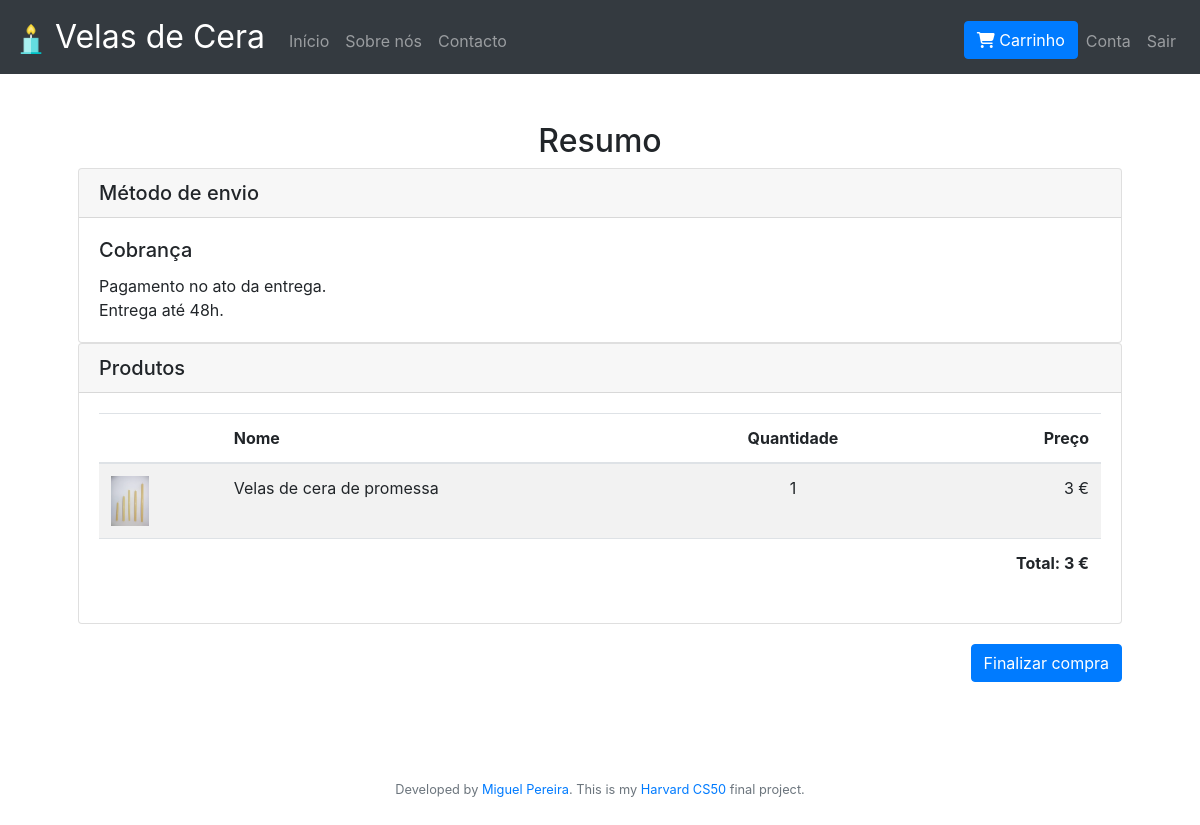
The app's page /cart/checkout (signed in) with its own data.
### tables this page shows
CREATE TABLE produtos (
id integer not null primary key autoincrement,
image text,
name text not null,
desc text, price numeric);

CREATE TABLE cart(user_id integer not null, quantities numeric not null default 1, product_id integer not null);

### app.py (the view, shortened to what this page needs)
@app.route("/cart/checkout", methods=["GET", "POST"])
@login_required
def checkout():
    rows = db.execute("select * from morada where user_id = :userid", userid = session.get("user_id"))
    if len(rows) != 1:
        return redirect("/conta")
    produtos = db.execute("Select cart.quantities, produtos.name, produtos.price, produtos.image, produtos.id from cart inner join produtos on cart.product_id = produtos.id where user_id = :user",
                            user = session.get("user_id"))
    rows0 = db.execute("SELECT SUM(cart.quantities * produtos.price) FROM cart inner join produtos on cart.product_id = produtos.id where user_id = :user", user = session.get("user_id"))
    totalcart = rows0[0]["SUM(cart.quantities * produtos.price)"]
    if totalcart is None:
        totalcart=0
    return render_template("checkout.html", produtos=produtos, totalcart=totalcart)

### app.py (called while the page is built)
@app.after_request
def after_request(response):
    response.headers["Cache-Control"] = "no-cache, no-store, must-revalidate"
    response.headers["Expires"] = 0
    response.headers["Pragma"] = "no-cache"
    return response

def login_required(f):
    @wraps(f)
    def decorated_function(*args, **kwargs):
        if session.get("user_id") is None:
            return redirect("/login")
        return f(*args, **kwargs)
    return decorated_function

### templates/checkout.html (shortened to what this page needs)
{% extends "layout.html" %}
{% block main %}
<main class="container p-5">
    <h2>Resumo</h2>
    <form action="/cart/checkout" method="POST" enctype=multipart/form-data>
        <div class="card"  style="text-align: right;" >
            <h5 class="card-header"  style="text-align: left;" >Método de envio</h5>
            <div class="card-body">
              <h5 class="card-title"  style="text-align: left;" >Cobrança</h5>
              <p class="card-text"  style="text-align: left;" >Pagamento no ato da entrega.<br>Entrega até 48h.</p>
            </div>
        </div>
        <div class="card"  style="text-align: right;" >
            <h5 class="card-header"  style="text-align: left;" >Produtos</h5>
            <div class="card-body">
                <table class="table table-striped" style="text-align: left;">
                    <thead>
                        <tr>
                            <th></th>
                            <th>Nome</th>
                            <th style="text-align: center;">Quantidade</th>
                            <th style="text-align: right;">Preço</th>
                        </tr>
                    </thead>
                    <tbody>
                    {% for produto in produtos %}
                        <tr>
                            <td><img src="/static/image/uploads/{{ produto.image }}" style="object-fit:scale-down; height: 50px;"></td>
                            <td>{{ produto.name }}</td>
                            <td style="text-align: center;">{{ produto.quantities }}
                            </td>
                            <td style="text-align: right;">{{ produto.price }} €</td>
                        </tr>
                    {% endfor %}
                    </tbody>
                    <tfoot>
                        <tr>
                            <th colspan="3"></th>
                            <th style="text-align: right;">Total: {{ totalcart }} €</th>
                        </tr>
                    </tfoot>
                </table>
            </div>
          </div>
          <button type="submit" class="btn btn-primary" name="submit_button" style="margin-top: 20px; float: right;">Finalizar compra</button>
    </form>
</main>
{% endblock %}

### static/styles.css (style rules this page uses)
main { overflow-x: auto; text-align: center; }
main img { max-width: 100%; }

### records on screen
produtos: image (picture), name "Velas de cera de promessa", quantities "1", price "3"

### other values on screen
{{ totalcart }} "3"
